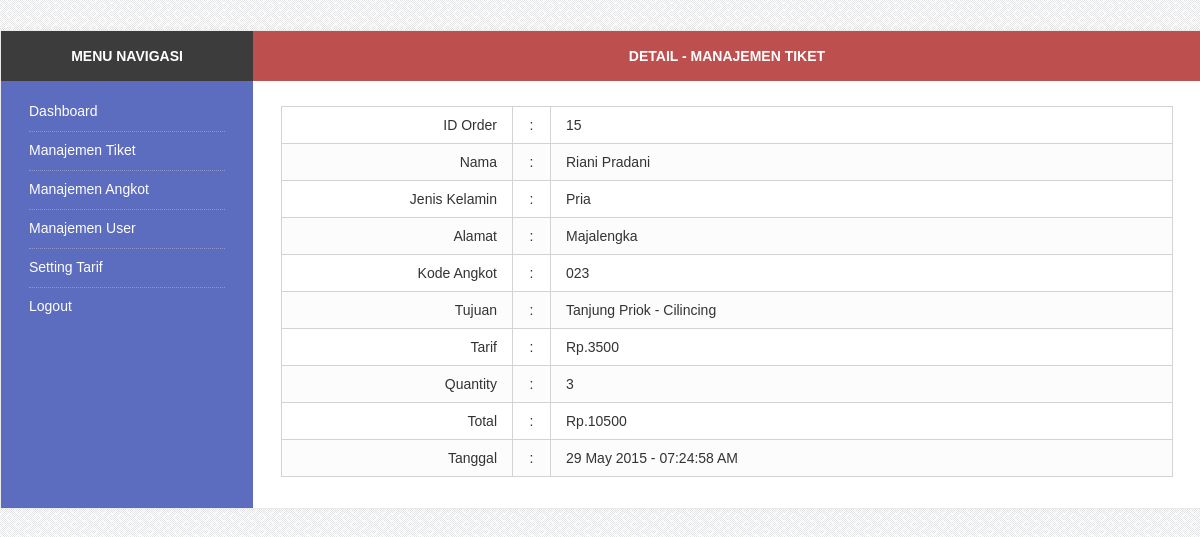
The page /admin.php?page=tiket&action=detail&id=15 (signed in) on the database its author committed.
### tables this page shows
CREATE TABLE `tiket_order` (
`id_order` int(11) NOT NULL,
  `id_angkot` int(11) NOT NULL,
  `tarif` varchar(255) NOT NULL,
  `nama` varchar(50) NOT NULL,
  `alamat` text NOT NULL,
  `jenis_kelamin` enum('Pria','Wanita') NOT NULL,
  `jumlah_beli` int(50) NOT NULL,
  `total` int(50) NOT NULL,
  `tanggal` varchar(255) NOT NULL
);

CREATE TABLE `tiket_angkot` (
`id_angkot` int(11) NOT NULL,
  `kode_angkot` varchar(50) NOT NULL,
  `tujuan` varchar(255) NOT NULL
);

### module/tiket/detail.php (the view, shortened to what this page needs)
<?php
include 'koneksi.php';
if(empty($_SESSION['session_tiket_user']) && empty($_SESSION['session_tiket_pass'])){
	echo "Anda Harus Login. Login <a href=\"index.php\">Di Sini</a>";
}
else{
	if(access!="yes"){
		echo "Denied.";
	}
	else {
?>
<div class="theme-content-title">Detail - Manajemen Tiket</div>
<div class="theme-content-area">
	<?php
		$id_order=mysqli_real_escape_string($con,$_GET['id']);
		$query=mysqli_query($con, "SELECT * FROM tiket_angkot INNER JOIN tiket_order ON tiket_angkot.id_angkot=tiket_order.id_angkot WHERE tiket_order.id_order='$id_order'");
		$data=mysqli_fetch_assoc($query);
	?>
		<table cellspacing="0" cellpadding="0" border="0" class="index2">
			<tr>
				<td width="200" align="right">ID Order</td>
				<td align="center" width="7">:</td>
				<td><?php echo $data['id_order']; ?></td>
			</tr>
			<tr>
				<td width="200" align="right">Nama</td>
				<td align="center" width="7">:</td>
				<td><?php echo $data['nama']; ?></td>
			</tr>
			<tr>
				<td width="200" align="right">Jenis Kelamin</td>
				<td align="center" width="7">:</td>
				<td><?php echo $data['jenis_kelamin']; ?></td>
			</tr>
			<tr>
				<td width="200" align="right">Alamat</td>
				<td align="center" width="7">:</td>
				<td><?php echo $data['alamat']; ?></td>
			</tr>
			<tr>
				<td width="200" align="right">Kode Angkot</td>
				<td align="center" width="7">:</td>
				<td><?php echo $data['kode_angkot']; ?></td>
			</tr>
			<tr>
				<td width="200" align="right">Tujuan</td>
				<td align="center" width="7">:</td>
				<td><?php echo $data['tujuan']; ?></td>
			</tr>
			<tr>
				<td width="200" align="right">Tarif</td>
				<td align="center" width="7">:</td>
				<td>Rp.<?php echo $data['tarif']; ?></td>
			</tr>
			<tr>
				<td width="200" align="right">Quantity</td>
				<td align="center" width="7">:</td>
				<td><?php echo $data['jumlah_beli']; ?></td>
			</tr>
			<tr>
				<td width="200" align="right">Total</td>
				<td align="center" width="7">:</td>
				<td>Rp.<?php echo $data['total']; ?></td>
			</tr>
			<tr>
				<td width="200" align="right">Tanggal</td>
				<td align="center" width="7">:</td>
				<td><?php echo $data['tanggal']; ?></td>
			</tr>
		</table>
</div>
<?php
	}
}
?>

### css/style.css (style rules this page uses)
body { background: url('../img/bg.png'); font-family: arial; font-size: 14px; margin:0; padding:0; }
from, table { margin:0; padding:0; border:0; }
table { width: 100%; }
.theme-content-area { padding: 25px 28px 31px; }
.theme-content-title { background: #BE4F4F; color: #fff; padding: 17px 28px; font-weight: bold; font-size: 14px; text-transform: uppercase; text-align: center; }
.theme-content-area table { border: 1px solid #d3d3d3; border-right: 0px; border-bottom: 0px; }
.theme-content-area table.index2 tr:nth-of-type(even) { background: #fcfcfc; }
.theme-content-area table tr td { border: 1px solid #d3d3d3; border-left: 0; border-top: 0; padding: 10px 15px; }

### rows shown on the page
tiket_order: id_order "15", nama "Riani Pradani", jenis_kelamin "Pria", alamat "Majalengka", id_angkot.kode_angkot "023", id_angkot.tujuan "Tanjung Priok - Cilincing", tarif "3500", jumlah_beli "3", total "10500", tanggal "29 May 2015 - 07:24:58 AM"
